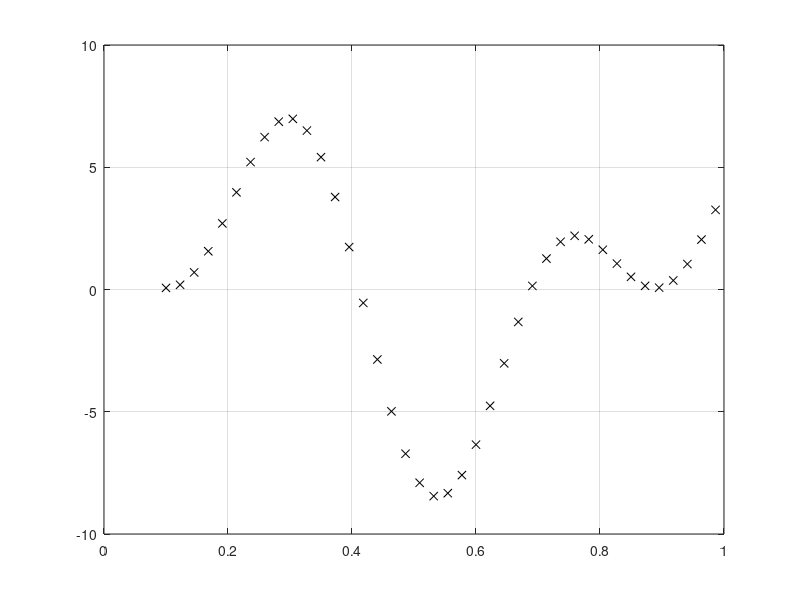

The MATLAB script that drew this image:
clc;

    % žingsnis:
    n = 0.1;

% Aproksimavimo intervalas:
x = 0.1:1/44:1;
fprintf("x:"); disp(x);

% Aproksimuojamoji funkcija (tikrosios vertės):
d = 5*sin(8*x) + 4*cos(16*x + pi/3);
fprintf("d:"); disp(d);

plot(x, d, 'kx'); grid;

% Pasirenku naudoti 4 neuronų paslėptąjį sl.

% Pradines koeficientų reikšmes imu atsitiktines:
w1_11_n0 = rand(1);  b1_1_n0  = rand(1);
w1_21_n0 = rand(1);  b1_2_n0  = rand(1);
w1_31_n0 = rand(1);  b1_3_n0  = rand(1);
w1_41_n0 = rand(1);  b1_4_n0  = rand(1);
w1_51_n0 = rand(1);  b1_5_n0  = rand(1);
w1_61_n0 = rand(1);  b1_6_n0  = rand(1);

w2_11_n0 = rand(1);
w2_12_n0 = rand(1);
w2_13_n0 = rand(1);
w2_14_n0 = rand(1);
w2_15_n0 = rand(1);
w2_16_n0 = rand(1);
b2_1_n0  = rand(1);

% Skaičiuoju tinklo atsaką,
y = zeros(1, length(x));
% ... ir kiekvienos iteracijos klaidas,
e = zeros(1, length(x));

for i=1:length(x)
    % paslėptojo sl. neuronų įėjimai:
    v1 = x(i) * w1_11_n0 + b1_1_n0;
    v2 = x(i) * w1_21_n0 + b1_2_n0;
    v3 = x(i) * w1_31_n0 + b1_3_n0;
    v4 = x(i) * w1_41_n0 + b1_4_n0;
    v5 = x(i) * w1_51_n0 + b1_5_n0;
    v6 = x(i) * w1_61_n0 + b1_6_n0;

    % ... jų išėjimai:
    y1 = tanh(v1);
    y2 = tanh(v2);
    y3 = tanh(v3);
    y4 = tanh(v4);
    y5 = tanh(v5);
    y6 = tanh(v6);

    % iš. sl. neurono išėjimas:
    y(i) = y1 * w2_11_n0 + ...
           y2 * w2_12_n0 + ...
           y3 * w2_13_n0 + ...
           y4 * w2_14_n0 + ...
           y5 * w2_15_n0 + ...
           y6 * w2_16_n0 + ...
                b2_1_n0;

    % iteracijos klaida:
    e(i) = d(i) - y(i);

    % sumatoriaus aktyvavimo funkcija = v;
    % jos išvestinė (pagal v) = 1;

    % imame tikslo funkciją = e^2/2;
    % jos išvestinė (pagal e) = e;

    % išėjimo sl. gradientas:
    delta2 = 1 * e(i);

    % išėjimo sl. koeficientai (tikslinimas):
    w2_11_n1 = w2_11_n0 + n * delta2 * y1;
    w2_12_n1 = w2_12_n0 + n * delta2 * y2;
    w2_13_n1 = w2_13_n0 + n * delta2 * y3;
    w2_14_n1 = w2_14_n0 + n * delta2 * y4;
    w2_15_n1 = w2_15_n0 + n * delta2 * y5;
    w2_16_n1 = w2_16_n0 + n * delta2 * y6;
    b2_1_n1  = b2_1_n0  + n * delta2;

    % paslėptojo sl. gradientai:
        % phi(v) išvestinė (pagal v) = y * (1 - y);
    delta1_1 = y(i) * (1 - y(i)) * delta2 * w2_11_n0;
    delta1_2 = y(i) * (1 - y(i)) * delta2 * w2_12_n0;
    delta1_3 = y(i) * (1 - y(i)) * delta2 * w2_13_n0;
    delta1_4 = y(i) * (1 - y(i)) * delta2 * w2_14_n0;
    delta1_5 = y(i) * (1 - y(i)) * delta2 * w2_15_n0;
    delta1_6 = y(i) * (1 - y(i)) * delta2 * w2_16_n0;

    % paslėptojo sl. koeficientai (tikslinimas):
    w1_11_n0 = w1_11_n0 + n * delta1_1 * x(i);
    w1_21_n0 = w1_21_n0 + n * delta1_2 * x(i);
    w1_31_n0 = w1_31_n0 + n * delta1_3 * x(i);
    w1_41_n0 = w1_41_n0 + n * delta1_4 * x(i);
    w1_51_n0 = w1_51_n0 + n * delta1_5 * x(i);
    w1_61_n0 = w1_61_n0 + n * delta1_6 * x(i);

    b1_1_n0  = b1_1_n0  + n * delta1_1;
    b1_2_n0  = b1_2_n0  + n * delta1_2;
    b1_3_n0  = b1_3_n0  + n * delta1_3;
    b1_4_n0  = b1_4_n0  + n * delta1_4;
    b1_5_n0  = b1_5_n0  + n * delta1_5;
    b1_6_n0  = b1_6_n0  + n * delta1_6;

    % atnaujintus koeficientus įrašome į senųjų vietą (jau nebeverta saugoti):
    w2_11_n0 = w2_11_n1;
    w2_12_n0 = w2_12_n1;
    w2_13_n0 = w2_13_n1;
    w2_14_n0 = w2_14_n1;
    w2_15_n0 = w2_15_n1;
    w2_16_n0 = w2_16_n1;
    b2_1_n0  = b2_1_n1;

    %% galimai šito nereikės, kadangi gradientų skaičiavimui reikalingos
    %% senosios w-vertės panaudotos prieš jų atnaujinimą
    %% (sugrupavus delta1_* skaičiavimus kartu, aukščiau).
    %% w1_11_n0 = w1_11_n1;
end

fprintf("y:"); disp(y);
fprintf("e:"); disp(e);

% patikrinkime perceptrono veiksnumą:

x(i) = 0.7612; % tada y turėtų būti:
d(i) = 2.198;

    v1 = x(i) * w1_11_n0 + b1_1_n0;
    v2 = x(i) * w1_21_n0 + b1_2_n0;
    v3 = x(i) * w1_31_n0 + b1_3_n0;
    v4 = x(i) * w1_41_n0 + b1_4_n0;
    v5 = x(i) * w1_51_n0 + b1_5_n0;
    v6 = x(i) * w1_61_n0 + b1_6_n0;

    % ... jų išėjimai:
    y1 = tanh(v1);
    y2 = tanh(v2);
    y3 = tanh(v3);
    y4 = tanh(v4);
    y5 = tanh(v5);
    y6 = tanh(v6);

    % iš. sl. neurono išėjimas:
    y(i) = y1 * w2_11_n0 + ...
           y2 * w2_12_n0 + ...
           y3 * w2_13_n0 + ...
           y4 * w2_14_n0 + ...
           y5 * w2_15_n0 + ...
           y6 * w2_16_n0 + ...
                b2_1_n0;

    % iteracijos klaida:
    e(i) = d(i) - y(i);

fprintf("x = %f, d = %f, aproksimuotas y = %f, paklaida e = %f.\n", x(i), d(i), y(i), e(i));
% kai x=0.7612, gauname y=1.212585 (vietoj 2.198)

fprintf("Pabaiga.\n");
